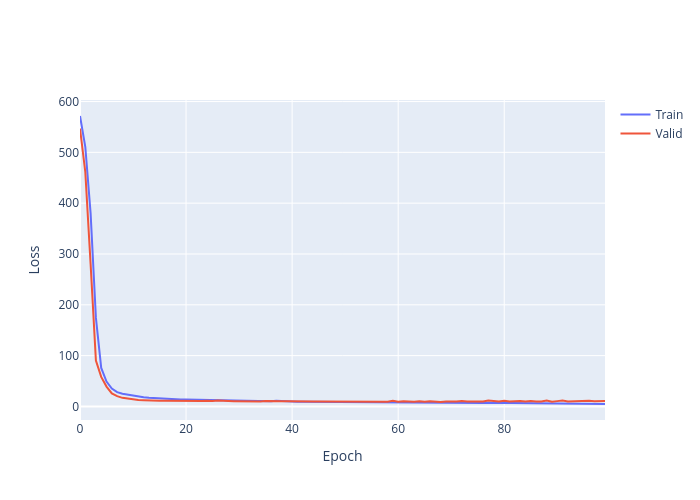

Notebook code cell kept with this figure:
### Code cell
import plotly.graph_objects as go

fig = go.Figure()

fig.add_trace(
    go.Scatter(
        y=history.history['loss'],
        name='Train'
    )
)

fig.add_trace(
    go.Scatter(
        y=history.history['val_loss'],
        name='Valid'
    )
)

fig.update_layout(
    height=500,
    width=700,
    xaxis_title='Epoch',
    yaxis_title='Loss'
)

fig.show()
